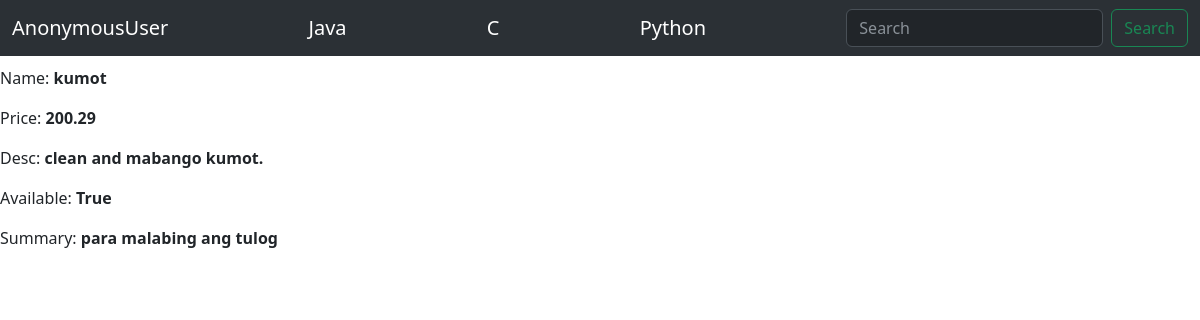
Screenshot of /products/view_products/1/ with the database file from the repository.
### products/models.py (models this page shows)
class Products(models.Model):
    name = models.CharField(max_length=120)
    desc = models.TextField(blank=True, null=True, max_length=40)
    price = models.DecimalField(decimal_places=2, max_digits=1000000)
    avail = models.BooleanField(default=False)
    summary = models.TextField(default="summary...")

### products/views.py (the view)
# urls.py: path("view_products/<int:prod_id>/", views.view_product_details),
def view_product_details(request, prod_id):
    try:
        item = Products.objects.get(id=prod_id)
        res = {
        "name":item.name,
        "price":item.price,
        "desc":item.desc,
        "avail":item.avail,
        "summary":item.summary
        }
    except Products.DoesNotExist:
        raise Http404
    return render(request, "product/item_details.html", res)

### products/templates/product/item_details.html
{% extends "bork.html" %}
    {% block content %}
        <h3>Item: </h3>
        <p>Name: <b>{{ name }}</b></p>
        <p>Price: <b>{{ price }}</b></p>
        <p>Desc: <b>{{ desc }}</b></p>
        <p>Available: <b>{{ avail }}</b></p>
        <p>Summary: <b>{{ summary }}</b></p>
    {% endblock %}

### rows the page displays
Products: name "kumot", price "200.29", desc "clean and mabango kumot.", summary "para malabing ang tulog"

### other values shown
{{ request.user }} "AnonymousUser"
{{ avail }} "True"
